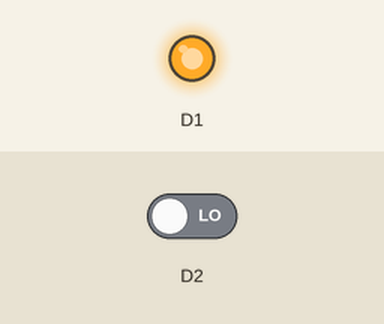
Bench run of a sketch on a simulated ESP8266 (NodeMCU). Shown: output pins drawn as LEDs (lit = HIGH). The inputs (shaded band) are chosen by the test bench; at power-on: D2 LOW.

Above: at 1.2 s.
1.3 s: D2 driven HIGH
At 1.7 s:
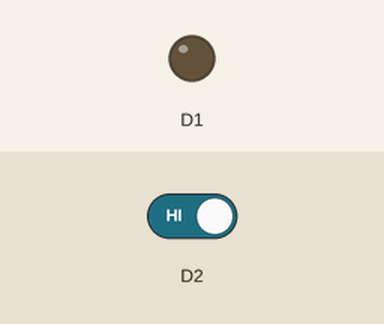
2.8 s: D2 driven LOW
At 4.0 s:
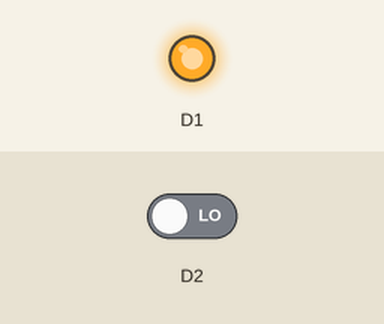
Timing chart, 0 to 5.8 s (numbered marks = the images above; inputs shaded):
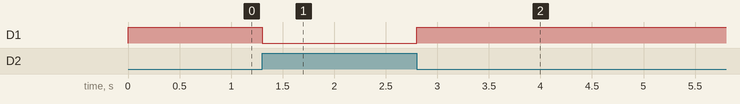

The sketch:

PushButtonLedBlink.ino
```cpp
int buttonstate;
void setup() {
pinMode (D1, OUTPUT);
pinMode (D2, INPUT);
}
void loop() {
buttonstate = digitalRead (D2);
if (buttonstate == HIGH)
{
digitalWrite(D1, LOW); // led on
}
else {
digitalWrite(D1, HIGH);
}
}
```

Measured:
- after the input at 1.3 s, D1: HIGH → LOW at once
- after the input at 2.8 s, D1: LOW → HIGH at once
